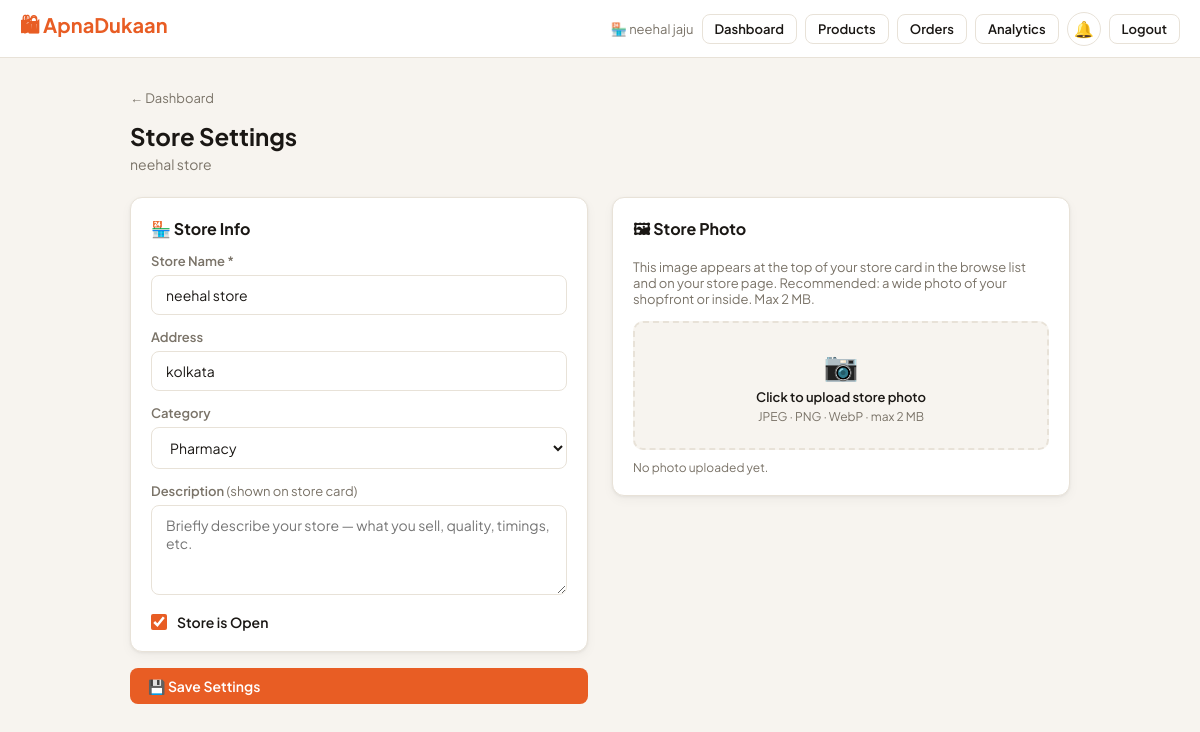
The page /owner/store/settings (signed in) on the database its author committed.
### tables this page shows
CREATE TABLE stores(store_id TEXT PRIMARY KEY,owner_id TEXT NOT NULL,
  name TEXT NOT NULL,owner_name TEXT NOT NULL,address TEXT NOT NULL DEFAULT'',
  category TEXT NOT NULL DEFAULT'General',qr_code TEXT NOT NULL,
  points INTEGER NOT NULL DEFAULT 0,is_open INTEGER NOT NULL DEFAULT 1,
  is_approved INTEGER NOT NULL DEFAULT 1,
  description TEXT NOT NULL DEFAULT'',
  image_b64 TEXT,image_mime TEXT NOT NULL DEFAULT'image/jpeg',
  created_at TEXT NOT NULL DEFAULT(datetime('now')), latitude REAL, longitude REAL,
  FOREIGN KEY(owner_id) REFERENCES owners(owner_id));

### app.py (the view, shortened to what this page needs)
    @app.route("/owner/store/settings",methods=["GET","POST"])
    @owner_required
    def owner_store_settings():
        sid=session["store_id"]; conn=get_db()
        store=conn.execute("SELECT * FROM stores WHERE store_id=?",(sid,)).fetchone()
        return render_template("owner_store_settings.html",store=store,categories=STORE_CATEGORIES)

### app.py (called while the page is built)
def _register_db_hooks(app):
    @app.teardown_appcontext
    def close_db(exc=None):
        db = g.pop("db", None)
        if db: db.close()

def get_db():
    if "db" not in g:
        from flask import current_app
        g.db = sqlite3.connect(current_app.config["DB_PATH"], timeout=30, check_same_thread=False)
        g.db.row_factory = sqlite3.Row
        for pragma in ("PRAGMA journal_mode=WAL","PRAGMA busy_timeout=30000",
                       "PRAGMA synchronous=NORMAL","PRAGMA foreign_keys=ON"):
            g.db.execute(pragma)
    return g.db

def get_unread_count(recipient_type, recipient_id):
    try:
        r = get_db().execute(
            "SELECT COUNT(*) FROM notifications WHERE recipient_type=? AND recipient_id=? AND is_read=0",
            (recipient_type, recipient_id)).fetchone()
        return r[0] if r else 0
    except Exception:
        return 0

def owner_required(f):
    @wraps(f)
    def d(*a,**kw):
        if not session.get("owner_id"):
            flash("Please log in to access your store dashboard.","error")
            return redirect(url_for("owner_login"))
        return f(*a,**kw)
    return d

def _register_security_headers(app):
    @app.after_request
    def add_headers(response):
        h = response.headers
        h["X-Content-Type-Options"]="nosniff"; h["X-Frame-Options"]="SAMEORIGIN"
        h["X-XSS-Protection"]="1; mode=block"; h["Referrer-Policy"]="strict-origin-when-cross-origin"
        h["Permissions-Policy"]="geolocation=(),microphone=(),camera=()"
        if app.config.get("SESSION_COOKIE_SECURE"):
            h["Strict-Transport-Security"]="max-age=31536000; includeSubDomains"
        if request.path.startswith(("/owner/","/my-","/control-panel/")):
            h["Cache-Control"]="no-store,no-cache,must-revalidate,private"
        return response

### templates/owner_store_settings.html (shortened to what this page needs)
{% extends "base.html" %}
{% block content %}
<div style="margin-bottom:14px;"><a href="/owner/dashboard" style="font-size:13px;color:var(--muted);">← Dashboard</a></div>
<h1 class="page-title">Store Settings</h1>
<p class="page-subtitle">{{ store.name }}</p>
<form method="POST" action="/owner/store/settings" enctype="multipart/form-data">
  <div class="grid2" style="gap:24px;align-items:start;">
    <div>
      <div class="card" style="margin-bottom:16px;">
        <div style="font-weight:700;margin-bottom:14px;">🏪 Store Info</div>
        <div class="form-group">
          <label class="form-label">Store Name *</label>
          <input class="form-input" name="name" value="{{ store.name }}" required>
        </div>
        <div class="form-group">
          <label class="form-label">Address</label>
          <input class="form-input" name="address" value="{{ store.address }}">
        </div>
        <div class="form-group">
          <label class="form-label">Category</label>
          <select class="form-select" name="category">
            {% for c in categories %}
            <option value="{{ c }}" {% if store.category == c %}selected{% endif %}>{{ c }}</option>
            {% endfor %}
          </select>
        </div>
        <div class="form-group">
          <label class="form-label">Description <span style="font-weight:400;color:var(--muted);">(shown on store card)</span></label>
          <textarea class="form-textarea" name="description" style="min-height:90px;"
                    placeholder="Briefly describe your store — what you sell, quality, timings, etc.">{{ store.description or '' }}</textarea>
        </div>
        <div class="form-group" style="margin-bottom:0;">
          <label style="display:flex;align-items:center;gap:10px;cursor:pointer;">
            <input type="checkbox" name="is_open" {% if store.is_open %}checked{% endif %}
                   style="width:16px;height:16px;accent-color:var(--orange);">
            <span style="font-size:14px;font-weight:600;">Store is Open</span>
          </label>
        </div>
      </div>
      <button class="btn btn-primary" type="submit" style="width:100%;">💾 Save Settings</button>
    </div>
    <div>
      <div class="card">
        <div style="font-weight:700;margin-bottom:14px;">🖼 Store Photo</div>
        <p style="font-size:13px;color:var(--muted);margin-bottom:14px;">
          This image appears at the top of your store card in the browse list and on your store page.
          Recommended: a wide photo of your shopfront or inside. Max 2 MB.
        </p>
        <div class="img-drop" onclick="document.getElementById('store-img-inp').click()">
          <div style="font-size:28px;margin-bottom:6px;">📷</div>
          <div style="font-size:13px;font-weight:600;">Click to upload store photo</div>
          <div style="font-size:12px;color:var(--muted);margin-top:4px;">JPEG · PNG · WebP · max 2 MB</div>
        </div>
        {% if store.image_b64 %}
        <img
             id="store-img-preview"
             style="width:100%;border-radius:10px;object-fit:cover;max-height:200px;margin-top:12px;"
             alt="Store photo">
        <div style="font-size:12px;color:var(--muted);margin-top:6px;">Current photo — upload a new one to replace it.</div>
        {% else %}
        <div style="font-size:12px;color:var(--muted);margin-top:10px;">No photo uploaded yet.</div>
        {% endif %}
      </div>
    </div>
  </div>
</form>
{% endblock %}

### templates/base.html (shortened to what this page needs)
<!DOCTYPE html>
<html lang="en">
<head>
</head>
<body>
<nav class="nav">
  <a href="/" class="nav-brand">🛍 ApnaDukaan</a>
  <div class="nav-actions">
    <div id="nav-menu" class="nav-menu">
      {% if session.customer_name %}
      <span class="nav-user">👤 {{ session.customer_name }}</span>
      <form action="/search_product" method="GET" class="nav-search">
        <input
          type="text"
          name="q"
          placeholder="Search products..."
          class="nav-search-input"
        >
      </form>
      <a href="/my-orders" class="btn btn-outline btn-sm">🛒 My Orders</a>
      <a href="/my-points" class="btn btn-outline btn-sm">⭐ Points</a>
      <a href="/scan" class="btn btn-outline btn-sm">📷 Scan</a>
      {% if cart_count > 0 %}
        <span class="points-pill">🛒 {{ cart_count }} · ₹{{ cart_total }}</span>
      {% endif %}
      <a href="/notifications" class="notif-bell nav-item nav-highlight" title="Notifications">
        🔔<span>Notifications</span>{% if notif_count > 0 %}<span class="notif-dot">{{ notif_count if notif_count < 100 else '99+' }}</span>{% endif %}
      </a>
      <a href="/customer/logout" class="btn btn-outline btn-sm">Logout</a>
    {% elif session.owner_id %}
      <span class="nav-user">🏪 {{ owner_name }}</span>
      <a href="/owner/dashboard" class="btn btn-outline btn-sm">Dashboard</a>
      <a href="/owner/products" class="btn btn-outline btn-sm">Products</a>
      <a href="/owner/orders" class="btn btn-outline btn-sm">Orders</a>
      <a href="/owner/analytics" class="btn btn-outline btn-sm">Analytics</a>
      <a href="/owner/notifications" class="notif-bell" title="Notifications">
        🔔{% if notif_count > 0 %}<span class="notif-dot">{{ notif_count if notif_count < 100 else '99+' }}</span>{% endif %}
      </a>
      <a href="/owner/logout" class="btn btn-outline btn-sm">Logout</a>
    {% endif %}
    </div>
    </div>
</nav>
<div class="container">
  {% block content %}{% endblock %}
</div>
</body>
</html>

### templates/base.html (style rules this page uses)
:root { --bg:#F7F4EF;--card:#fff;--border:#E8E2D8;--text:#1A1714;--muted:#7A7368; --orange:#E85D24;--ol:#FEF0E9;--green:#1D9E75;--gl:#EAF7F1;--blue:#185FA5;--bl:#EBF3FC; --red:#D42B2B;--rl:#FEF0F0;--yellow:#CA8A04;--yl:#FEFCE8;--r:12px; --sh:0 1px 3px rgba(0,0,0,.06),0 4px 12px rgba(0,0,0,.04); }
* { box-sizing:border-box;margin:0;padding:0; }
body { font-family:'Plus Jakarta Sans',sans-serif;background:var(--bg);color:var(--text);min-height:100vh; }
a { color:inherit;text-decoration:none; }
.nav { background:var(--card);border-bottom:1px solid var(--border);padding:0 20px; display:flex;align-items:center;justify-content:space-between;height:58px;position:sticky;top:0;z-index:100; }
.nav-brand { font-size:20px;font-weight:700;color:var(--orange); }
.nav-actions { display:flex;align-items:center;gap:8px;flex-wrap:wrap; }
.nav-user { font-size:13px;color:var(--muted); }
.container { max-width:980px;margin:0 auto;padding:28px 20px; }
.page-title { font-size:24px;font-weight:700;margin-bottom:4px; }
.page-subtitle { font-size:14px;color:var(--muted);margin-bottom:24px; }
.card { background:var(--card);border:1px solid var(--border);border-radius:var(--r);padding:20px;box-shadow:var(--sh); }
.btn { display:inline-flex;align-items:center;gap:6px;padding:9px 18px;border-radius:8px; font-size:14px;font-weight:600;cursor:pointer;border:none;transition:all .15s;font-family:inherit; }
.btn-primary { background:var(--orange);color:#fff; }
.btn-outline { background:transparent;border:1.5px solid var(--border);color:var(--text); }
.btn-sm { padding:6px 12px;font-size:13px; }
.grid2 { display:grid;grid-template-columns:1fr 1fr;gap:16px; }
.form-group { margin-bottom:14px; }
.form-label { font-size:13px;font-weight:600;color:var(--muted);margin-bottom:6px;display:block; }
.form-input,.form-select,.form-textarea { width:100%;padding:10px 14px;border:1.5px solid var(--border); border-radius:8px;font-size:14px;font-family:inherit;background:var(--card);color:var(--text);transition:border .15s; }
.form-textarea { resize:vertical;min-height:80px; }
.notif-bell { position:relative;display:inline-flex;align-items:center;justify-content:center; width:34px;height:34px;border-radius:50%;border:1.5px solid var(--border); background:var(--card);cursor:pointer;font-size:16px;transition:all .15s; }
.nav-menu { display: flex;align-items: center;gap: 8px }

### templates/owner_store_settings.html (style rules this page uses)
.img-drop { border:2px dashed var(--border);border-radius:10px;padding:24px;text-align:center; cursor:pointer;transition:border-color .15s;background:var(--bg); }

### rows shown on the page
stores: owner_name "neehal jaju", name "neehal store", address "kolkata", category "Pharmacy", is_open "☑"
